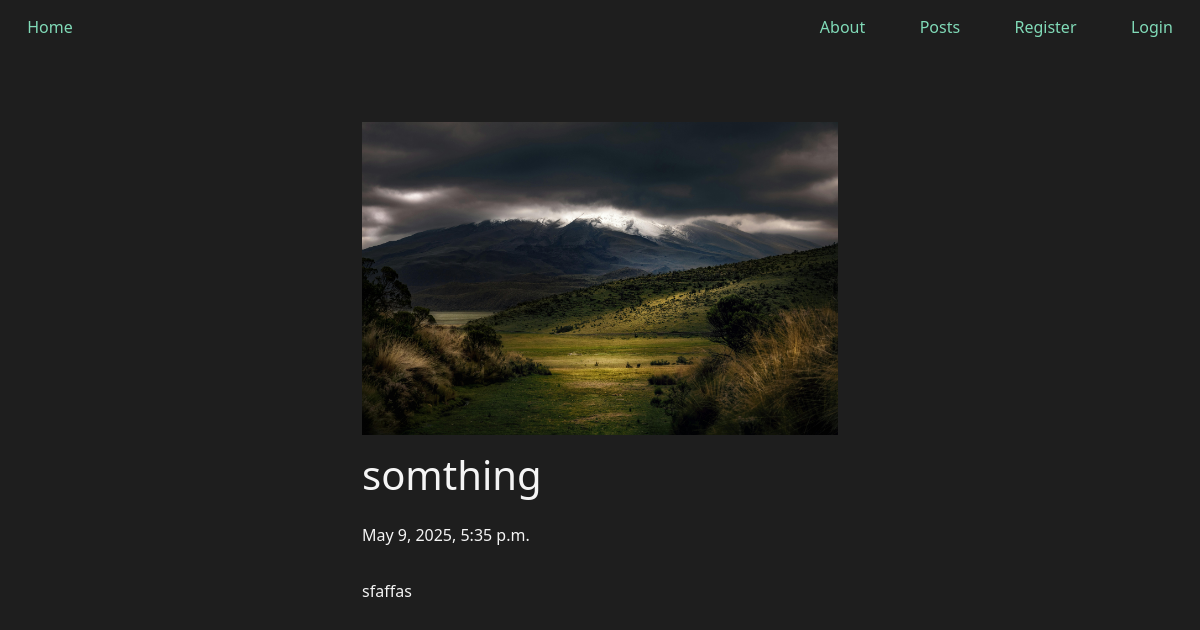
Screenshot of /posts/something-1 with the database file from the repository.
### posts/models.py (models this page shows, shortened)
class Post(models.Model):
    title = models.CharField(max_length=75)
    body = models.TextField()
    slug = models.SlugField()
    date = models.DateTimeField(auto_now_add=True)
    banner = models.ImageField(default='fallback.png', blank=True)
    author = models.ForeignKey(User, on_delete=models.CASCADE, default=None)

### posts/views.py (the view)
# urls.py: path('<slug:slug>',views.post_page,name='page'),
def post_page(request, slug):
    post = Post.objects.get(slug=slug)
    return render(request, 'posts/post_page.html', {'post': post})

### posts/templates/posts/post_page.html (shortened to what this page needs)
{% extends 'layout.html' %}
{% block content %}
<div class="container" style="max-width: 500px; margin: 0 auto;">
<section>
    <img
    class='banner'
    src="{{ post.banner.url }}"
    alt="{{ post.title }}"
    />
    <h1>{{ post.title }}</h1>
    <p>{{ post.date }}</p>
    <p>{{ post.body }}</p>
</section>
</div>
{% endblock %}

### static/css/style.css (style rules this page uses)
* { margin: 0; padding: 0; box-sizing: border-box; }
body { min-height: 100vh; background-color: #1E1E1E; color: whitesmoke; font-size: 3rem; }
section { display: flex; flex-flow: column; gap: 1rem; }
h1, h2 { font-size: 2.5rem; }
p { font-size: 1rem; }
.banner { display: block; width: 100%; max-width: 800px; }

### rows the page displays
Post: banner (picture), title "somthing", date "May 9, 2025, 5:35 p.m.", body "sfaffas"
